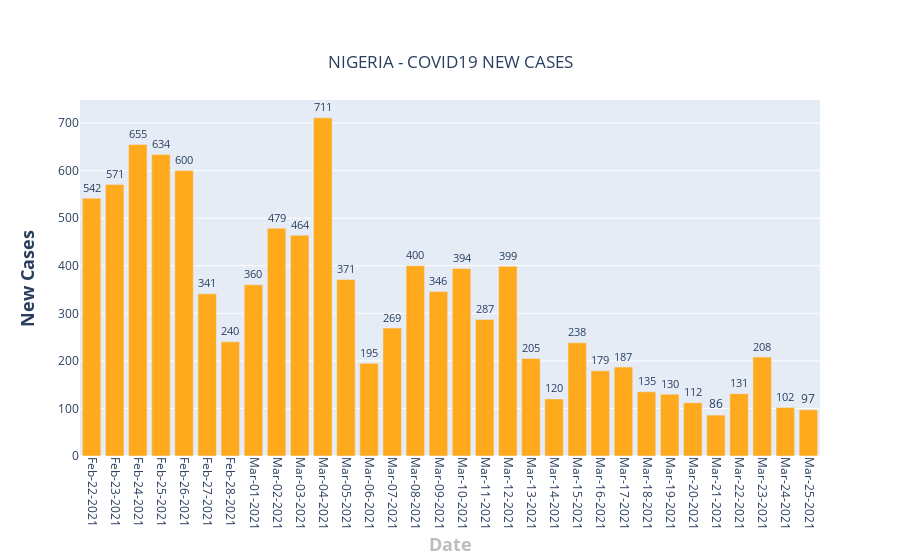

The code cell stored with this chart in its notebook:
### Code cell
fig = go.Figure()

ngr_total_per_day = []
for date in dates:    
    total = ngr[date].str.replace('+','').fillna(0).str.replace(',','').fillna(0).astype(int)
    ngr_total_per_day.append(int(total))
    
fig.add_trace(go.Bar(x=format_date(dates[-32:]),  y = ngr_total_per_day[-32:],text=ngr_total_per_day[-32:],textposition='outside',name = "South Africa",marker_color='#FFAA1D'))
fig.update_layout(
    title={
        'text': "NIGERIA - COVID19 NEW CASES",
        'y':0.9,
        'x':0.5,
        'xanchor': 'center',
        'yanchor': 'top'},
    xaxis=dict(title='<b>Date</b>',titlefont_size=18, titlefont=dict(color='#BDBDBD')),
    yaxis=dict(title='<b>New Cases</b>',titlefont_size=18),
    xaxis_tickangle=90,
)

fig.show()

### Figure 1 — Plotly figure (JSON) as saved in the notebook; plotly's stock layout.template omitted (floating-point values rounded to 4 significant figures)
{"data": [{"marker": {"color": "#FFAA1D"}, "name": "South Africa", "text": ["542", "571", "655", "634", "600", "341", "240", "360", "479", "464", "711", "371", "195", "269", "400", "346", "394", "287", "399", "205", "120", "238", "179", "187", "135", "130", "112", "86", "131", "208", "102", "97"], "textposition": "outside", "type": "bar", "x": ["Feb-22-2021", "Feb-23-2021", "Feb-24-2021", "Feb-25-2021", "Feb-26-2021", "Feb-27-2021", "Feb-28-2021", "Mar-01-2021", "Mar-02-2021", "Mar-03-2021", "Mar-04-2021", "Mar-05-2021", "Mar-06-2021", "Mar-07-2021", "Mar-08-2021", "Mar-09-2021", "Mar-10-2021", "Mar-11-2021", "Mar-12-2021", "Mar-13-2021", "Mar-14-2021", "Mar-15-2021", "Mar-16-2021", "Mar-17-2021", "Mar-18-2021", "Mar-19-2021", "Mar-20-2021", "Mar-21-2021", "Mar-22-2021", "Mar-23-2021", "Mar-24-2021", "Mar-25-2021"], "y": [542, 571, 655, 634, 600, 341, 240, 360, 479, 464, 711, 371, 195, 269, 400, 346, 394, 287, 399, 205, 120, 238, 179, 187, 135, 130, 112, 86, 131, 208, 102, 97]}], "layout": {"title": {"text": "NIGERIA - COVID19 NEW CASES", "x": 0.5, "xanchor": "center", "y": 0.9, "yanchor": "top"}, "xaxis": {"tickangle": 90, "title": {"font": {"color": "#BDBDBD", "size": 18}, "text": "<b>Date</b>"}}, "yaxis": {"title": {"font": {"size": 18}, "text": "<b>New Cases</b>"}}}}
